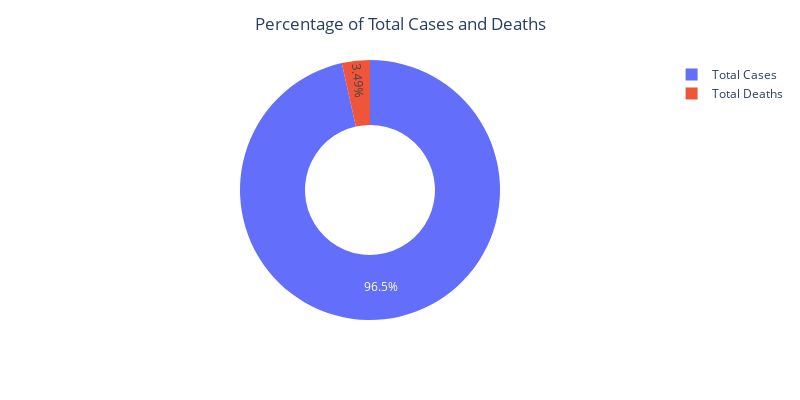

The code cell stored with this chart in its notebook:
### Markdown cell above
* **Percentage of Total Deaths and Total Cases among countries**

We analyze the percentage of total deaths and total
cases among countries with the highest number of covid-19 cases:

### Code cell
cases = sorted_data['Total Cases'].sum()
deaths = sorted_data['Total Deaths'].sum()
labels = ['Total Cases', 'Total Deaths']
values = [cases, deaths]
fig = px.pie(sorted_data, values = values, names = labels, color_discrete_map={'Total Cases':'orange','Total Deaths':'cyan'}, hole=0.5)
fig.update_layout(title = 'Percentage of Total Cases and Deaths', title_x = 0.5, height = 400, width = 800)
fig.show()

### Figure 1 — Plotly figure (JSON) as saved in the notebook; plotly's stock layout.template omitted (floating-point values rounded to 4 significant figures)
{"data": [{"domain": {"x": [0, 1], "y": [0, 1]}, "hole": 0.5, "hovertemplate": "label=%{label}<br>value=%{value}<extra></extra>", "labels": ["Total Cases", "Total Deaths"], "legendgroup": "", "name": "", "showlegend": true, "type": "pie", "values": [2118373473, 76566940]}], "layout": {"height": 400, "legend": {"tracegroupgap": 0}, "margin": {"t": 60}, "title": {"text": "Percentage of Total Cases and Deaths", "x": 0.5}, "width": 800}}
